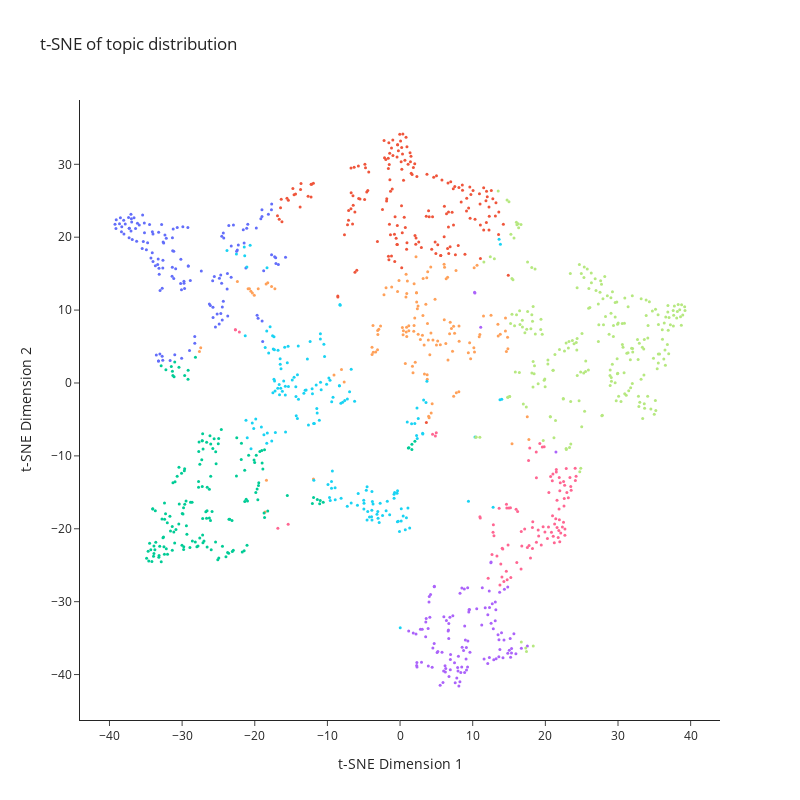

Source (notebook cell):
### Code cell
def map_sequence(s):
    colormap = plotly.colors.qualitative.Plotly
    return [colormap[x] for x in s]

fig = go.Figure(
    data = go.Scatter(
        x=THETA["x"],
        y=THETA["y"],
        mode='markers',
        marker=dict(
            size=3,
            color=map_sequence(THETA["cluster"]),
            showscale=False
        ),
        text=THETA["title"]
    )
)

fig.update_layout(
    width=800,
    height=800,
    template="simple_white",
    title="t-SNE of topic distribution",
    xaxis_title="t-SNE Dimension 1",
    yaxis_title="t-SNE Dimension 2"
)

fig.show()
fig.write_image("topic_tsne_clustered.png")

### Figure 1 — Plotly figure (JSON) as saved in the notebook; plotly's stock layout.template omitted (floating-point values rounded to 4 significant figures; data arrays with more than 128 entries replaced by an {"elided": "..."} marker saying what was removed)
{"data": [{"marker": {"color": {"elided": "1214 str values"}, "showscale": false, "size": 3}, "mode": "markers", "text": {"elided": "1214 str values"}, "type": "scatter", "x": {"elided": "1214 float values"}, "y": {"elided": "1214 float values"}}], "layout": {"height": 800, "title": {"text": "t-SNE of topic distribution"}, "width": 800, "xaxis": {"title": {"text": "t-SNE Dimension 1"}}, "yaxis": {"title": {"text": "t-SNE Dimension 2"}}}}
